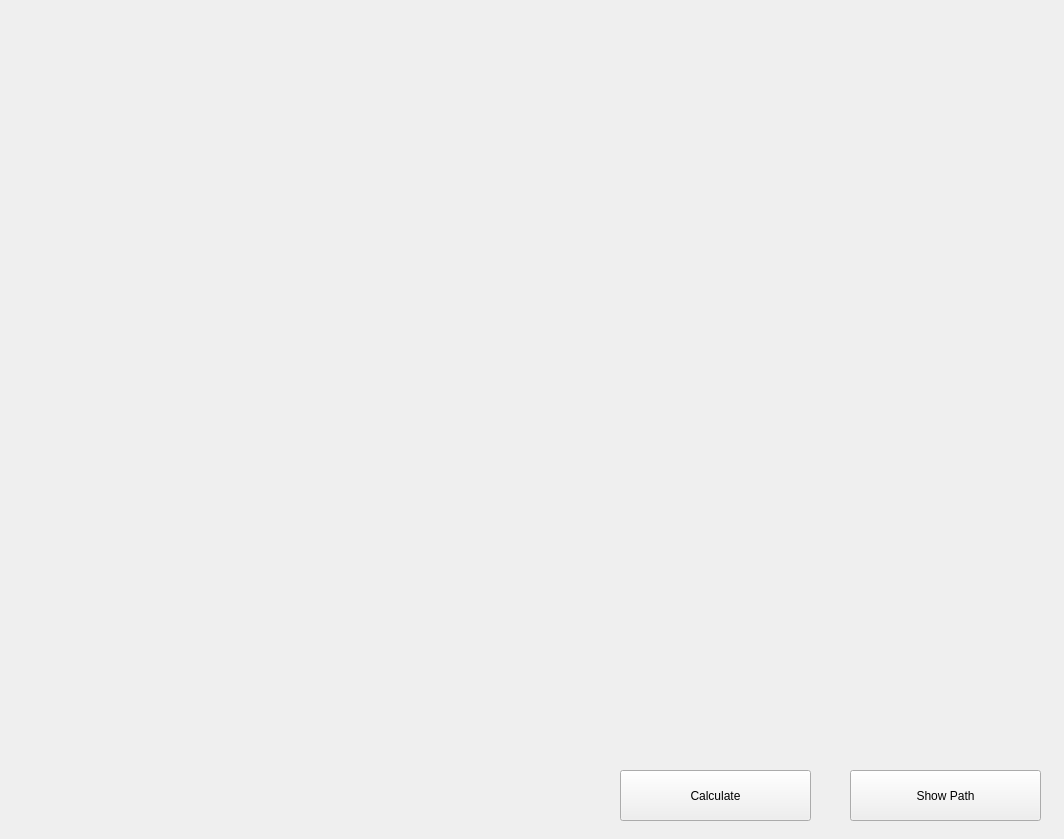
<?xml version="1.0" encoding="UTF-8"?>
<ui version="4.0">
 <class>Form</class>
 <widget class="QWidget" name="Form">
  <property name="geometry">
   <rect>
    <x>0</x>
    <y>0</y>
    <width>1064</width>
    <height>839</height>
   </rect>
  </property>
  <property name="windowTitle">
   <string>Form</string>
  </property>
  <widget class="QWidget" name="widget" native="true">
   <property name="geometry">
    <rect>
     <x>30</x>
     <y>30</y>
     <width>1011</width>
     <height>721</height>
    </rect>
   </property>
  </widget>
  <widget class="QPushButton" name="show_button">
   <property name="geometry">
    <rect>
     <x>850</x>
     <y>770</y>
     <width>191</width>
     <height>51</height>
    </rect>
   </property>
   <property name="text">
    <string>Show Path</string>
   </property>
  </widget>
  <widget class="QPushButton" name="calculate_button">
   <property name="geometry">
    <rect>
     <x>620</x>
     <y>770</y>
     <width>191</width>
     <height>51</height>
    </rect>
   </property>
   <property name="text">
    <string>Calculate</string>
   </property>
  </widget>
 </widget>
 <resources/>
 <connections/>
</ui>
